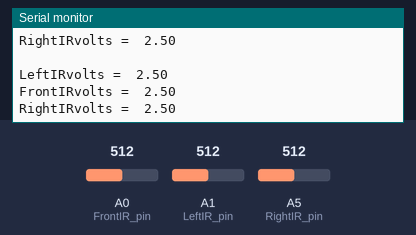
A sketch run on a simulated Arduino Uno, built with avr-gcc and run on an emulated ATmega328P. On the bench: the last lines printed to the serial monitor. The test bench sets the inputs (shaded band); at power-on: A0 (FrontIR_pin) = 512, A1 (LeftIR_pin) = 512, A5 (RightIR_pin) = 512.

Above: at 2.2 s.
2.3 s: A0 (FrontIR_pin) set to 716
At 2.9 s:
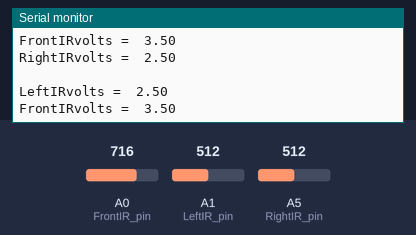
3.8 s: A1 (LeftIR_pin) set to 716
At 4.5 s:
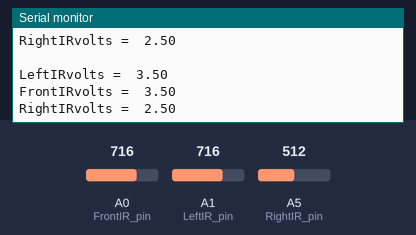
6.8 s: A5 (RightIR_pin) set to 716
At 7.5 s:
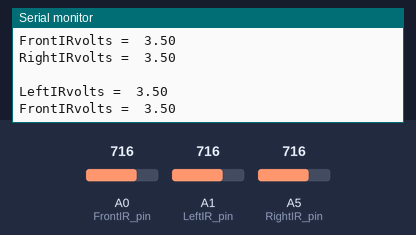
9.8 s: A0 (FrontIR_pin) set to 900
At 10.7 s:
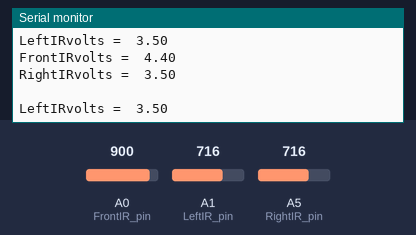
12.8 s: A1 (LeftIR_pin) set to 900
At 13.9 s:
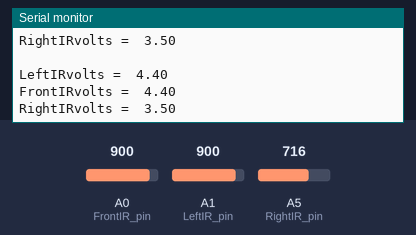
14.3 s: A5 (RightIR_pin) set to 900
At 15.2 s:
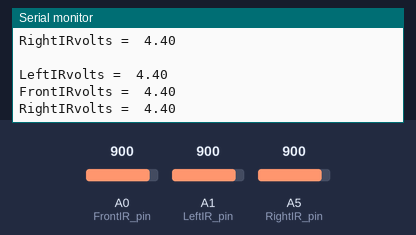
Timing chart, 0 to 17.3 s (numbered marks = the images above; inputs shaded):
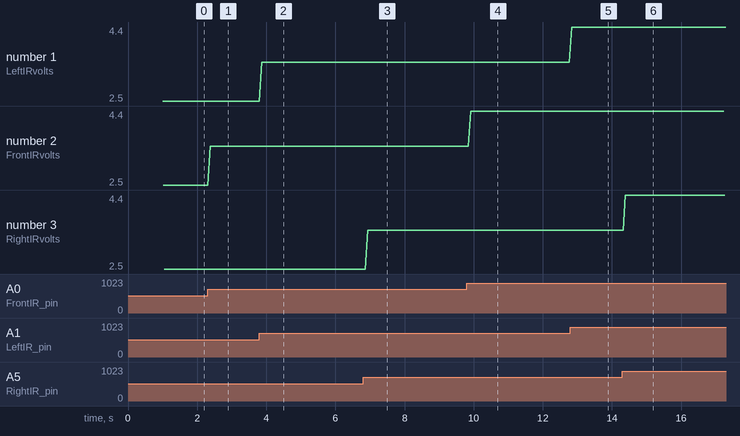

The sketch:

ClassInfrared.ino
```cpp
//                      Class Infrared
//                      30 November 2021

// Programs reads Infrared sensor; returns signal level in volts
// Arduino pin assignments
int FrontIR_pin = A0;
int LeftIR_pin  = A1;
int RightIR_pin = A5;

float LeftIRange;
float FrontIRange;
float RightIRange;

void setup()  {
  delay(1000);
  Serial.begin(9600);
  pinMode(LeftIR_pin, INPUT);
  pinMode(FrontIR_pin,INPUT);
  pinMode(RightIR_pin,INPUT);
}

void loop() {

  for(int i = 0; i<100; i++) {
  LeftIRange = IRange(LeftIR_pin);
  Serial.print("LeftIRvolts =  ");
  Serial.println(LeftIRange);

  FrontIRange = IRange(FrontIR_pin);
  Serial.print("FrontIRvolts =  ");
  Serial.println(FrontIRange);

  RightIRange = IRange(RightIR_pin);
  Serial.print("RightIRvolts =  ");
  Serial.println(RightIRange);
  Serial.println("  ");

  delay(35);
  }
}

float IRange(int IR_pin)  {
int IRbits;
float IRvolts;
  IRbits = analogRead(IR_pin);
  IRvolts = 5.0*IRbits/1023.0;
  return IRvolts;
}
```

Measured:
- after the input at 2.3 s, the serial monitor: prints a new line after 0.09 s (image 1)
- after the input at 3.8 s, the serial monitor: prints a new line after 0.07 s (image 2)
- after the input at 6.8 s, the serial monitor: prints a new line after 0.13 s (image 3)
- after the input at 9.8 s, the serial monitor: prints a new line after 0.12 s (image 4)
- after the input at 12.8 s, the serial monitor: prints a new line at once (image 5)
- after the input at 14.3 s, the serial monitor: prints a new line after 0.09 s (image 6)
- plotted number 2: 2.5 → 3.5 after the input at 2.3 s, 3.5 → 4.4 after the input at 9.8 s
